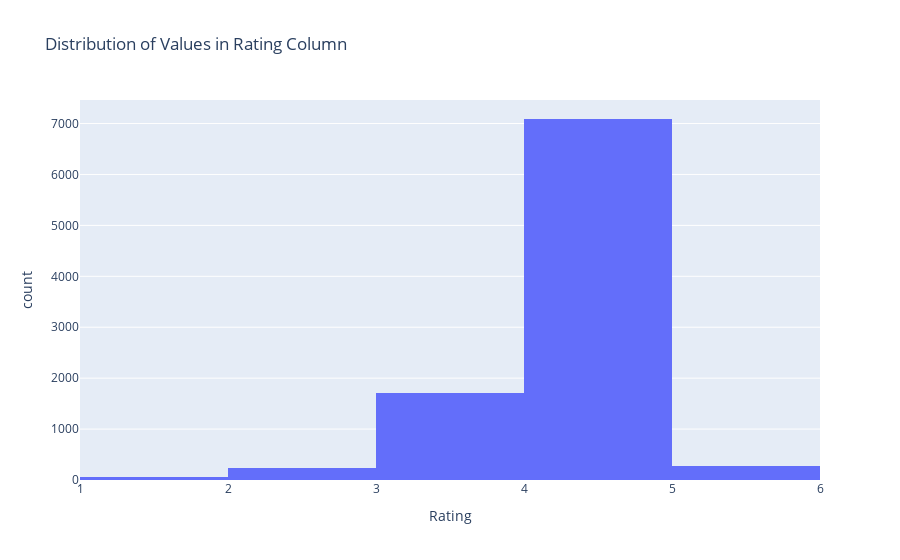

Notebook cell for this chart:
### Code cell
import plotly.express as px
import pandas as pd
# create the distplot using the column of values between 0 and 5
fig1 = px.histogram(
    df,
    x='Rating',
    nbins=6,
    title='Distribution of Values in Rating Column')
# show the plot
fig1.show()

### Figure 1 — Plotly figure (JSON) as saved in the notebook; plotly's stock layout.template omitted (floating-point values rounded to 4 significant figures; data arrays with more than 128 entries replaced by an {"elided": "..."} marker saying what was removed)
{"data": [{"alignmentgroup": "True", "bingroup": "x", "hovertemplate": "Rating=%{x}<br>count=%{y}<extra></extra>", "legendgroup": "", "marker": {"color": "#636efa", "pattern": {"shape": ""}}, "name": "", "nbinsx": 6, "offsetgroup": "", "orientation": "v", "showlegend": false, "type": "histogram", "x": {"elided": "9360 float values"}, "xaxis": "x", "yaxis": "y"}], "layout": {"barmode": "relative", "legend": {"tracegroupgap": 0}, "title": {"text": "Distribution of Values in Rating Column"}, "xaxis": {"anchor": "y", "domain": [0, 1], "title": {"text": "Rating"}}, "yaxis": {"anchor": "x", "domain": [0, 1], "title": {"text": "count"}}}}
